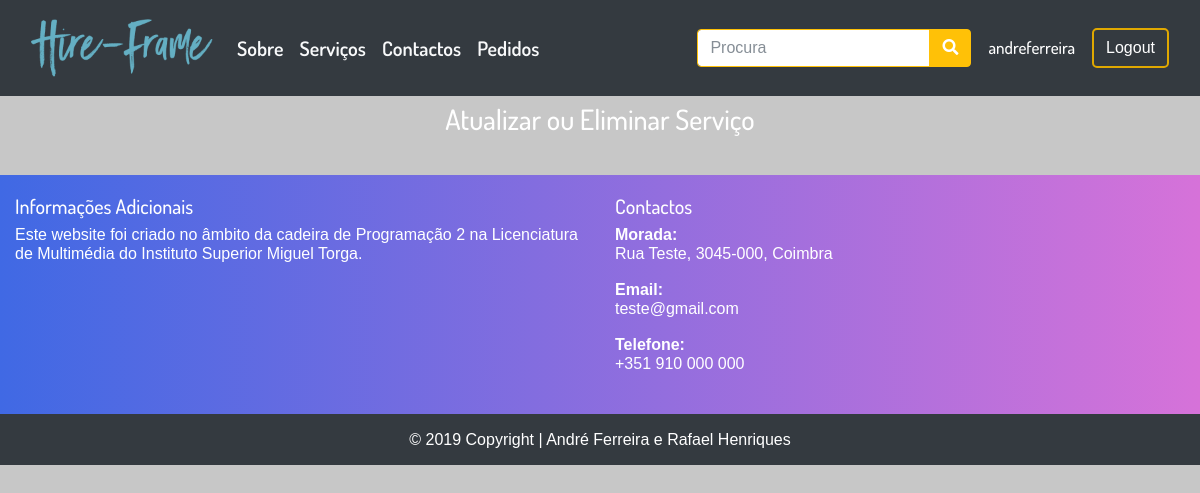
Page /index.php?op=gerirservicos&idservico=17 (signed in) on the earlier database version.
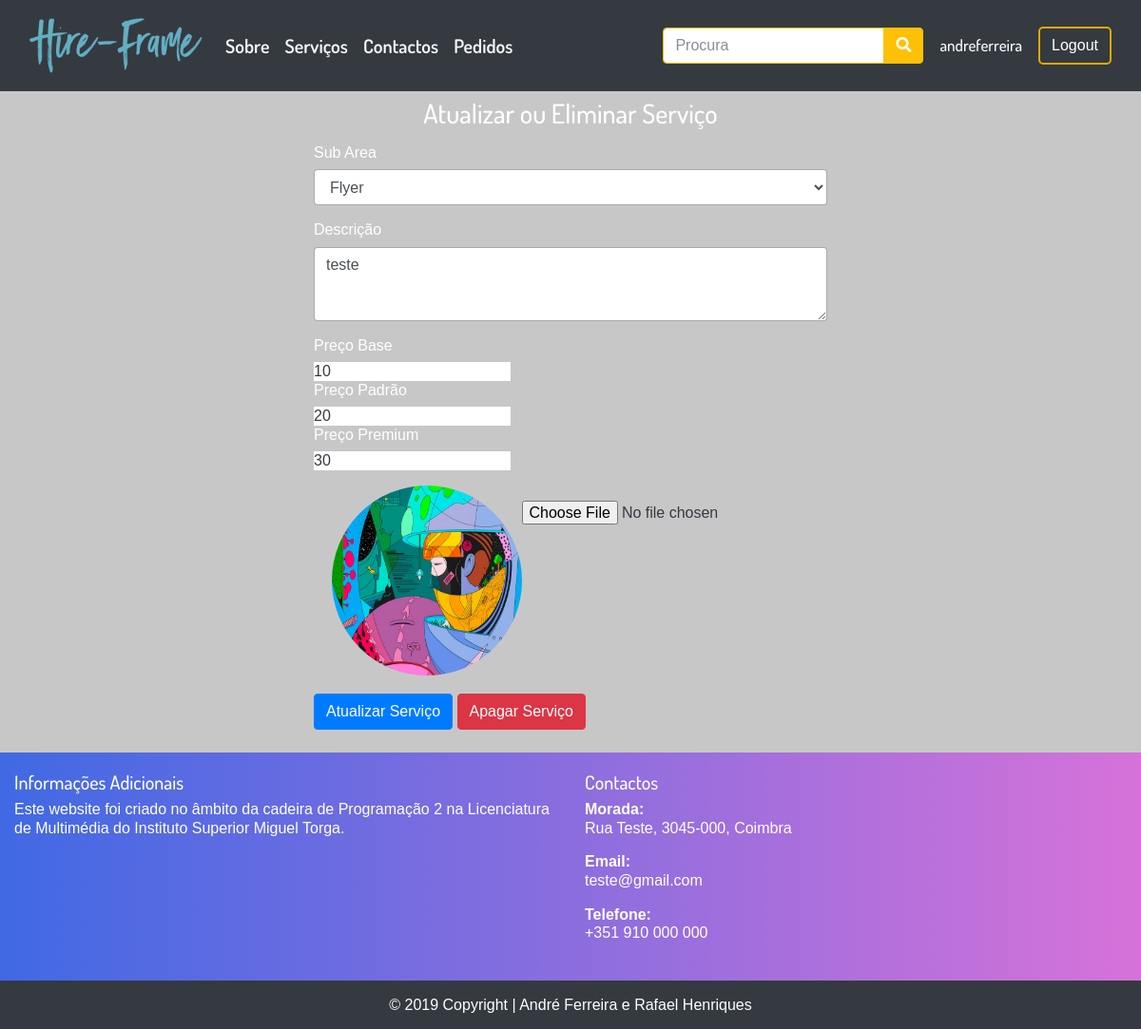
Same page on the later database version.
### tables this page shows
CREATE TABLE IF NOT EXISTS `servico` (
  `id_utilizador` int(11) NOT NULL,
  `id_subarea` int(11) NOT NULL,
  `data` datetime NOT NULL DEFAULT CURRENT_TIMESTAMP ON UPDATE CURRENT_TIMESTAMP,
  `id_servico` int(11) NOT NULL AUTO_INCREMENT,
  `descricao` varchar(255) NOT NULL,
  `img_service` varchar(255) NOT NULL DEFAULT 'http://localhost/projetofinal/img/uploads/exemplo.jpg',
  `id_preco_servico` int(11) DEFAULT NULL,
  PRIMARY KEY (`id_servico`),
  KEY `fk_id_utilizador_utilizador` (`id_utilizador`),
  KEY `fk_id_subarea_subarea` (`id_subarea`),
  KEY `fk_id_preco_servico_preco_servico` (`id_preco_servico`)
);

CREATE TABLE IF NOT EXISTS `subarea` (
  `id_subarea` int(11) NOT NULL AUTO_INCREMENT,
  `nome` varchar(50) NOT NULL,
  `data` datetime NOT NULL DEFAULT CURRENT_TIMESTAMP ON UPDATE CURRENT_TIMESTAMP,
  `id_area` int(11) NOT NULL,
  `img_subarea` varchar(255) NOT NULL,
  PRIMARY KEY (`id_subarea`),
  KEY `fk_id_area_area` (`id_area`)
);

CREATE TABLE IF NOT EXISTS `preco_servico` (
  `id_preco_servico` int(11) NOT NULL AUTO_INCREMENT,
  `base` int(11) NOT NULL,
  `padrao` int(11) NOT NULL,
  `premium` int(11) NOT NULL,
  `id_servico` int(11) NOT NULL,
  PRIMARY KEY (`id_preco_servico`),
  KEY `fk_id_servico_servico` (`id_servico`)
);

### inc/gerirservicos.inc.php (the view, shortened to what this page needs)
<?php if(isset($_SESSION['username'],$_SESSION['id_utilizador'])){
$id = $_SESSION["id_utilizador"];
?>
<div class ="container">
<div class="row justify-content-center">
<div class="col-md-6">
          <div class="col-md-12 text-center p-2">
                <h3 class="">Atualizar ou Eliminar Serviço</h3>
          </div>
<?php
   $id_servico = $_REQUEST["idservico"];
  $db = new PDO("mysql:host=localhost; dbname=projetofinal","root","");
  $dados = $db->query("SELECT preco_servico.id_preco_servico, preco_servico.base, preco_servico.padrao, preco_servico.premium, subarea.nome, servico.descricao, servico.id_subarea AS 'servico associado', servico.id_servico, servico.img_service FROM servico JOIN utilizador ON servico.id_utilizador = utilizador.id_utilizador JOIN subarea ON servico.id_subarea = subarea.id_subarea JOIN area ON subarea.id_area = area.id_area JOIN preco_servico ON servico.id_servico = preco_servico.id_servico WHERE utilizador.id_utilizador = $id AND servico.id_servico = $id_servico");
  foreach($dados as $row) {
    echo'
<form method="post" action="" enctype="multipart/form-data">
  <div class="form-group">
    <label for="exampleFormControlSelect2">Sub Area</label>
    <select class="form-control" name="subareaupdate">
    <option class="bg-dark" value="'.$row['servico associado'].'"selected>'.$row['nome'].'</option>';
   echo '
   <li class="list-group-item text-dark">'.$row["nome"].'</li>
   </select>
  </div>
  <div class="form-group">
    <label for="exampleFormControlTextarea1">Descrição</label>
    <textarea class="form-control" id="exampleFormControlTextarea1" name="descricao" rows="3">'.$row["descricao"].'</textarea>
  </div>
  <div class="form-group">
    <label for="exampleFormControlTextarea1">Preço Base</label><br>
    <input class="text-dark" type="number" name="precobase" value="'.$row["base"].'"><br>
    <label for="exampleFormControlTextarea1">Preço Padrão</label><br>
    <input class="text-dark"  type="number" name="precopadrao" value="'.$row["padrao"].'"><br>
    <label for="exampleFormControlTextarea1">Preço Premium</label><br>
    <input class="text-dark"  type="number" name="precopremium" value="'.$row["premium"].'">
  </div>';
  echo '<div class="row justify-content-center">
      <img src="'.$row["img_service"].'" class="rounded-circle" width="200px" height="200px";>
      <input type="file" name="imagemservico" class="form-control-file my-3 text-dark" accept="image/x-png,image/jpeg"/>
  </div><br>
  <div class="form-actions">
     <button type="submit" name="submitservice" class="btn btn-primary ml-auto">Atualizar Serviço</button>
     <button type="submit" name="deleteservice" class="btn btn-danger ml-auto">Apagar Serviço</button>
   </div>
</form>';
    }
    ?>
</div>
</div>
</div>
<?php
}
?>

Differences in the rows shown:
now on this page (row edited): servico: subareaupdate "Flyer", descricao "teste", precobase "10", precopadrao "20", precopremium "30", img_service (picture)
